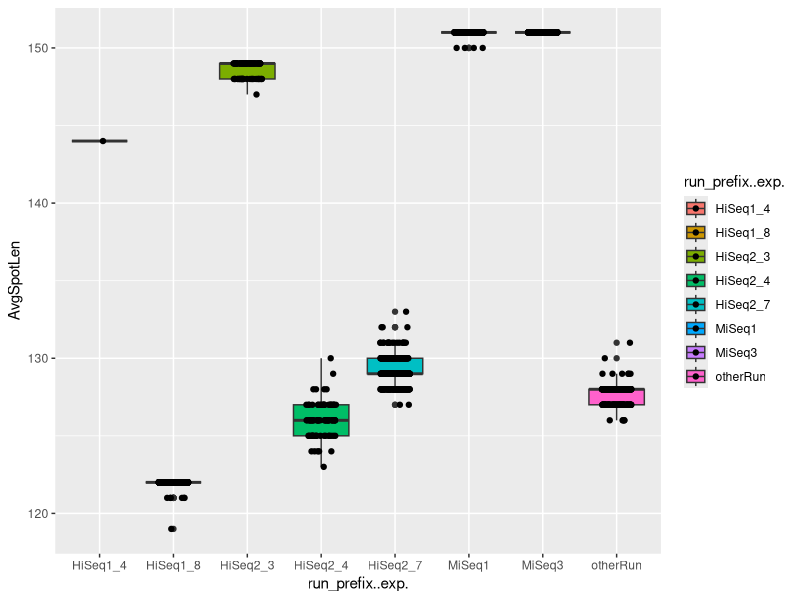

The R source for this figure:
## ---- chunk 1
knitr::opts_chunk$set(echo = TRUE)
## ---- chunk 2
library(ggplot2)
## ---- chunk 3
data = read.delim2("../02_review_metadata_PRJEB14474/output/PRJEB14474_SraRunTable_reduced.txt")
row.names(data) = data$ID
## ---- chunk 4
outDir = "output"
suppressWarnings(dir.create(outDir))
## ---- chunk 5
ggplot(data, aes(x=run_prefix..exp., y=AvgSpotLen, fill=run_prefix..exp.)) +
  geom_boxplot() + 
  geom_jitter(height=0, width=.2)
## ---- chunk 6
ds = split(data, f=data$run_prefix..exp.)
nSamples = sapply(ds, nrow)
totalBases = sapply(ds, function(x) sum(x$Bases))
df = data.frame(FilterBatchID=names(ds), hours=8, cores=1, mem="32GB", nSamples, totalBases)

df
write.table(df, file=file.path(outDir, "filterBatches.txt"), sep="\t", row.names=F, quote=F)
## ---- chunk 7
dsErr = split(data, f=data$run_prefix..exp.)
nSamplesErr = sapply(dsErr, nrow)
totalBasesErr = sapply(dsErr, function(x) sum(x$Bases))
dfErr = data.frame(LearnErrorBatchID=names(dsErr), hours=2, cores=1, mem="32GB", nSamplesErr, totalBasesErr)
dfErr
## ---- chunk 8
write.table(dfErr, file=file.path(outDir, "errorBatches.txt"), sep="\t", row.names=F, quote=F)
## ---- chunk 9
dsDD = split(data, f=data$SAMPLE_TYPE)
nSamplesDD = sapply(dsDD, nrow)
totalBasesDD = sapply(dsDD, function(x) sum(x$Bases))
dfDD = data.frame(DADA2BatchID=names(dsDD), hours=2, cores=1, mem="32GB", nSamplesDD, totalBasesDD)
row.names(dfDD) = NULL
dfDD
## ---- chunk 10
write.table(dfDD, file=file.path(outDir, "dada2Batches.txt"), sep="\t", row.names=F, quote=F)
